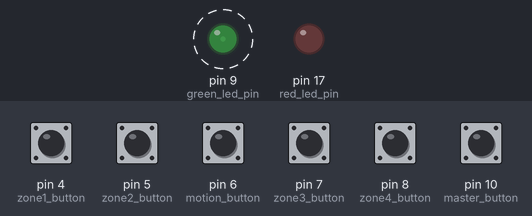
Simulated run of this sketch. Board: Arduino Uno, built with avr-gcc and run on an emulated ATmega328P. On the bench: output pins drawn as LEDs (lit = HIGH). Dashed ring = blinking. Inputs (shaded band) come from the test bench; at power-on: pin 4 (zone1_button), pin 5 (zone2_button), pin 7 (zone3_button), pin 8 (zone4_button), pin 10 (master_button) HIGH, pin 6 (motion_button) LOW. No radio packets arrive unless stated.

Above: at 2.3 s.
Timing chart, 0 to 5.0 s (numbered marks = the images above):
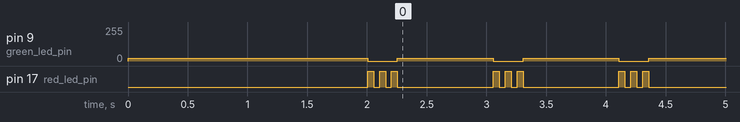

Measured:
- by itself, pin 9 (green_led_pin): alternates 20/255 for 0.80 s and 0/255 for 0.25 s
- by itself, pin 17 (red_led_pin): repeats every 1.1 s: 2 × (LOW 0.05 s, HIGH 0.05 s), LOW 0.80 s, HIGH 0.05 s

The sketch:

sixButtonConsole.ino
```cpp
#include <SPI.h>    // Comes with Arduino IDE
#include "RF24.h"
RF24 myRadio(2, 3); //chip enable and chip select, configurable
byte addresses[][6] = {"0XXX0", "1PIR1", "2SHE2", "3SWI3", "4SWI4", "5SWI5"};
/*
  0XXX0 - reference adjust placeholder
  1PIR1 - PIR sensor unit 1
  2SHE2 - the shelf unit - controls indepent relays for dining room and bedroom lights (the chandeleirs)
  3SWI3 - smart switch which will control the light tower/lamp in the living room
  4SWI4 - additional smart switch
  5SWI5 - additional smart switch
*/
int light_number_message = 0;
const byte zone1_button = 4;
const byte zone2_button = 5;
const byte zone3_button = 7;
const byte zone4_button = 8;
const byte motion_button = 6;
const byte master_button = 10;
int retry_number = 1;
int green_led_pin = 9;
int red_led_pin = 17;
int number_message_array[9] = {0000, 1000, 2000, 3000, 4000, 5000, 6000, 7000, 8000};
int radio_OFF_message_array[9] = {4321, 1111, 2222, 3222, 4222, 5222, 6222, 7222, 8222};
int radio_ON_message_array[9] = {1234, 1222, 2111, 3111, 4111, 5111, 6111, 7111, 8111};
boolean motionToggle = true;
boolean master_state = false;
boolean zone1_button_state = false;
boolean zone2_button_state = false;
boolean zone3_button_state = false;
boolean zone4_button_state = false;
boolean motion_button_state = false;

void setup()
{
  pinMode(zone1_button, INPUT_PULLUP);
  pinMode(zone2_button, INPUT_PULLUP);
  pinMode(zone3_button, INPUT_PULLUP);
  pinMode(zone4_button, INPUT_PULLUP);
  pinMode(motion_button, INPUT_PULLUP);
  pinMode(master_button, INPUT_PULLUP);
  pinMode(green_led_pin, OUTPUT);
  pinMode(red_led_pin, OUTPUT);
  analogWrite(green_led_pin, 20);
  Serial.begin(9600);
  delay(1000);
  myRadio.begin();
  myRadio.setAutoAck(1);
  myRadio.setDataRate(RF24_250KBPS);
  myRadio.setChannel(111); // 2.400GHz to 2.524GHz, 0-123
  myRadio.setPALevel(RF24_PA_MAX);
  delay(1000);
}

void loop()
{
  // debug();
  multi_button_poll();
  master_button_function();
}

void multi_button_poll()
{

  single_button_poll(zone1_button, 1, 2);
  single_button_poll(zone2_button, 2, 3);
  single_button_poll(zone3_button, 3, 2);
  single_button_poll(zone4_button, 4, 4);
  single_button_poll(motion_button, 8, 1);
}

void master_button_function()
{
  if (digitalRead(master_button) == LOW)
  {
    LED_blink();
    master_state = !master_state;
    if (master_state == true)
    {
      myRadio.openWritingPipe(addresses[2]);
      myRadio.write(&radio_ON_message_array[0], sizeof(radio_ON_message_array[0]));
      myRadio.openWritingPipe(addresses[3]);
      myRadio.write(&radio_ON_message_array[2], sizeof(radio_ON_message_array[2]));
      myRadio.openWritingPipe(addresses[4]);
      myRadio.write(&radio_ON_message_array[4], sizeof(radio_ON_message_array[4]));
    }
    else if (master_state == false)
    {
      myRadio.openWritingPipe(addresses[2]);
      myRadio.write(&radio_OFF_message_array[0], sizeof(radio_OFF_message_array[0]));
      myRadio.openWritingPipe(addresses[3]);
      myRadio.write(&radio_OFF_message_array[2], sizeof(radio_OFF_message_array[2]));
      myRadio.openWritingPipe(addresses[4]);
      myRadio.write(&radio_OFF_message_array[4], sizeof(radio_OFF_message_array[4]));
    }
    delay(800);
  }
}

void single_button_poll(const byte button_name, int messages_array_value, int address_array_value)
{
  if (digitalRead(button_name) == LOW)
  {
    LED_blink();
    light_number_message = number_message_array[messages_array_value];
    myRadio.openWritingPipe(addresses[address_array_value]);
    myRadio.write(&light_number_message, sizeof(light_number_message));
    delay(800);
  }
}

void LED_blink()
{
  digitalWrite(green_led_pin, LOW);
  digitalWrite(red_led_pin, HIGH);
  delay(50);
  digitalWrite(red_led_pin, LOW);
  delay(50);
  digitalWrite(red_led_pin, HIGH);
  delay(50);
  digitalWrite(red_led_pin, LOW);
  delay(50);
  digitalWrite(red_led_pin, HIGH);
  delay(50);
  digitalWrite(red_led_pin, LOW);
  analogWrite(green_led_pin, 20);
}

void debug()
{
  Serial.print("zone1 pin read:  ");
  Serial.println(digitalRead(zone1_button));
  Serial.print("zone2 pin read:  ");
  Serial.println(digitalRead(zone2_button));
  Serial.print("zone3 pin read:  ");
  Serial.println(digitalRead(zone3_button));
  Serial.print("zone4 pin read:  ");
  Serial.println(digitalRead(zone4_button));
  Serial.print("motion pin read:  ");
  Serial.println(digitalRead(motion_button));
  Serial.print("master pin read:  ");
  Serial.println(digitalRead(master_button));
}
```
